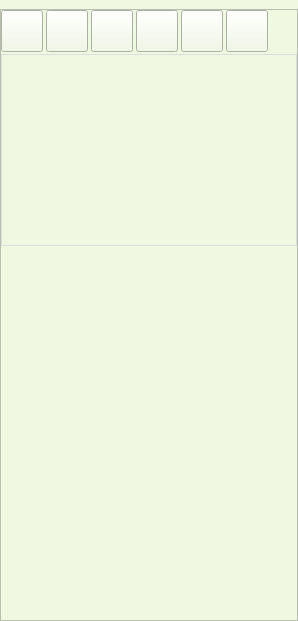
<?xml version="1.0" encoding="UTF-8"?>
<ui version="4.0">
 <class>frmProItemTabClass</class>
 <widget class="QWidget" name="frmProItemTabClass">
  <property name="geometry">
   <rect>
    <x>0</x>
    <y>0</y>
    <width>298</width>
    <height>621</height>
   </rect>
  </property>
  <property name="windowTitle">
   <string>流程图</string>
  </property>
  <property name="styleSheet">
   <string notr="true">background-color: rgb(240, 248, 226);</string>
  </property>
  <layout class="QGridLayout" name="gridLayout_2">
   <property name="leftMargin">
    <number>0</number>
   </property>
   <property name="topMargin">
    <number>9</number>
   </property>
   <property name="rightMargin">
    <number>0</number>
   </property>
   <property name="bottomMargin">
    <number>0</number>
   </property>
   <property name="spacing">
    <number>0</number>
   </property>
   <item row="0" column="0">
    <widget class="QFrame" name="FlowFrame">
     <property name="sizePolicy">
      <sizepolicy hsizetype="Expanding" vsizetype="Expanding">
       <horstretch>0</horstretch>
       <verstretch>0</verstretch>
      </sizepolicy>
     </property>
     <property name="styleSheet">
      <string notr="true">background-color: rgb(240, 248, 226);</string>
     </property>
     <property name="frameShape">
      <enum>QFrame::StyledPanel</enum>
     </property>
     <property name="frameShadow">
      <enum>QFrame::Raised</enum>
     </property>
     <property name="lineWidth">
      <number>0</number>
     </property>
     <layout class="QGridLayout" name="gridLayout">
      <property name="leftMargin">
       <number>0</number>
      </property>
      <property name="topMargin">
       <number>0</number>
      </property>
      <property name="rightMargin">
       <number>0</number>
      </property>
      <property name="bottomMargin">
       <number>0</number>
      </property>
      <property name="horizontalSpacing">
       <number>0</number>
      </property>
      <property name="verticalSpacing">
       <number>2</number>
      </property>
      <item row="0" column="0">
       <layout class="QHBoxLayout" name="horizontalLayout">
        <property name="spacing">
         <number>3</number>
        </property>
        <item>
         <widget class="QPushButton" name="btnAddProFlow">
          <property name="enabled">
           <bool>true</bool>
          </property>
          <property name="sizePolicy">
           <sizepolicy hsizetype="Fixed" vsizetype="Fixed">
            <horstretch>0</horstretch>
            <verstretch>0</verstretch>
           </sizepolicy>
          </property>
          <property name="minimumSize">
           <size>
            <width>42</width>
            <height>42</height>
           </size>
          </property>
          <property name="maximumSize">
           <size>
            <width>42</width>
            <height>42</height>
           </size>
          </property>
          <property name="toolTip">
           <string>添加流程</string>
          </property>
          <property name="styleSheet">
           <string notr="true"/>
          </property>
          <property name="text">
           <string/>
          </property>
          <property name="icon">
           <iconset resource="res.qrc">
            <normaloff>:/Bitmaps/process.png</normaloff>:/Bitmaps/process.png</iconset>
          </property>
          <property name="iconSize">
           <size>
            <width>42</width>
            <height>42</height>
           </size>
          </property>
          <property name="flat">
           <bool>false</bool>
          </property>
         </widget>
        </item>
        <item>
         <widget class="QPushButton" name="btnDelProFlow">
          <property name="enabled">
           <bool>true</bool>
          </property>
          <property name="sizePolicy">
           <sizepolicy hsizetype="Fixed" vsizetype="Fixed">
            <horstretch>0</horstretch>
            <verstretch>0</verstretch>
           </sizepolicy>
          </property>
          <property name="minimumSize">
           <size>
            <width>42</width>
            <height>42</height>
           </size>
          </property>
          <property name="maximumSize">
           <size>
            <width>42</width>
            <height>42</height>
           </size>
          </property>
          <property name="toolTip">
           <string>删除流程</string>
          </property>
          <property name="styleSheet">
           <string notr="true"/>
          </property>
          <property name="text">
           <string/>
          </property>
          <property name="icon">
           <iconset resource="res.qrc">
            <normaloff>:/Bitmaps/process_2.png</normaloff>:/Bitmaps/process_2.png</iconset>
          </property>
          <property name="iconSize">
           <size>
            <width>42</width>
            <height>42</height>
           </size>
          </property>
          <property name="flat">
           <bool>false</bool>
          </property>
         </widget>
        </item>
        <item>
         <widget class="QPushButton" name="btnSetProFlow">
          <property name="enabled">
           <bool>true</bool>
          </property>
          <property name="sizePolicy">
           <sizepolicy hsizetype="Fixed" vsizetype="Fixed">
            <horstretch>0</horstretch>
            <verstretch>0</verstretch>
           </sizepolicy>
          </property>
          <property name="minimumSize">
           <size>
            <width>42</width>
            <height>42</height>
           </size>
          </property>
          <property name="maximumSize">
           <size>
            <width>42</width>
            <height>42</height>
           </size>
          </property>
          <property name="toolTip">
           <string>流程设置</string>
          </property>
          <property name="styleSheet">
           <string notr="true"/>
          </property>
          <property name="text">
           <string/>
          </property>
          <property name="icon">
           <iconset resource="res.qrc">
            <normaloff>:/Bitmaps/process_3.png</normaloff>:/Bitmaps/process_3.png</iconset>
          </property>
          <property name="iconSize">
           <size>
            <width>42</width>
            <height>42</height>
           </size>
          </property>
          <property name="flat">
           <bool>false</bool>
          </property>
         </widget>
        </item>
        <item>
         <widget class="QPushButton" name="btnRunOnce">
          <property name="sizePolicy">
           <sizepolicy hsizetype="Fixed" vsizetype="Fixed">
            <horstretch>0</horstretch>
            <verstretch>0</verstretch>
           </sizepolicy>
          </property>
          <property name="minimumSize">
           <size>
            <width>42</width>
            <height>42</height>
           </size>
          </property>
          <property name="maximumSize">
           <size>
            <width>42</width>
            <height>42</height>
           </size>
          </property>
          <property name="toolTip">
           <string>Once</string>
          </property>
          <property name="styleSheet">
           <string notr="true"/>
          </property>
          <property name="text">
           <string/>
          </property>
          <property name="icon">
           <iconset resource="res.qrc">
            <normaloff>:/Bitmaps/run_2.png</normaloff>:/Bitmaps/run_2.png</iconset>
          </property>
          <property name="iconSize">
           <size>
            <width>32</width>
            <height>32</height>
           </size>
          </property>
          <property name="flat">
           <bool>false</bool>
          </property>
         </widget>
        </item>
        <item>
         <widget class="QPushButton" name="btnRunCycle">
          <property name="sizePolicy">
           <sizepolicy hsizetype="Fixed" vsizetype="Fixed">
            <horstretch>0</horstretch>
            <verstretch>0</verstretch>
           </sizepolicy>
          </property>
          <property name="minimumSize">
           <size>
            <width>42</width>
            <height>42</height>
           </size>
          </property>
          <property name="maximumSize">
           <size>
            <width>42</width>
            <height>42</height>
           </size>
          </property>
          <property name="toolTip">
           <string>Cycle</string>
          </property>
          <property name="styleSheet">
           <string notr="true"/>
          </property>
          <property name="text">
           <string/>
          </property>
          <property name="icon">
           <iconset resource="res.qrc">
            <normaloff>:/Bitmaps/cycle.png</normaloff>:/Bitmaps/cycle.png</iconset>
          </property>
          <property name="iconSize">
           <size>
            <width>32</width>
            <height>32</height>
           </size>
          </property>
          <property name="flat">
           <bool>false</bool>
          </property>
         </widget>
        </item>
        <item>
         <widget class="QPushButton" name="btnStop">
          <property name="sizePolicy">
           <sizepolicy hsizetype="Fixed" vsizetype="Fixed">
            <horstretch>0</horstretch>
            <verstretch>0</verstretch>
           </sizepolicy>
          </property>
          <property name="minimumSize">
           <size>
            <width>42</width>
            <height>42</height>
           </size>
          </property>
          <property name="maximumSize">
           <size>
            <width>42</width>
            <height>42</height>
           </size>
          </property>
          <property name="toolTip">
           <string>Stop</string>
          </property>
          <property name="styleSheet">
           <string notr="true"/>
          </property>
          <property name="text">
           <string/>
          </property>
          <property name="icon">
           <iconset resource="res.qrc">
            <normaloff>:/Bitmaps/Stop.png</normaloff>:/Bitmaps/Stop.png</iconset>
          </property>
          <property name="iconSize">
           <size>
            <width>32</width>
            <height>32</height>
           </size>
          </property>
          <property name="flat">
           <bool>false</bool>
          </property>
         </widget>
        </item>
        <item>
         <spacer name="horizontalSpacer">
          <property name="orientation">
           <enum>Qt::Horizontal</enum>
          </property>
          <property name="sizeHint" stdset="0">
           <size>
            <width>13</width>
            <height>28</height>
           </size>
          </property>
         </spacer>
        </item>
       </layout>
      </item>
      <item row="1" column="0">
       <layout class="QVBoxLayout" name="verticalLayout_2">
        <property name="spacing">
         <number>0</number>
        </property>
        <item>
         <widget class="QTreeWidget" name="ProItemTreeWidget">
          <property name="sizePolicy">
           <sizepolicy hsizetype="Expanding" vsizetype="Fixed">
            <horstretch>0</horstretch>
            <verstretch>0</verstretch>
           </sizepolicy>
          </property>
          <property name="styleSheet">
           <string notr="true">border:1px solid rgb(220, 220, 220);
background-color: rgb(240, 248, 226);</string>
          </property>
          <property name="frameShape">
           <enum>QFrame::StyledPanel</enum>
          </property>
          <property name="frameShadow">
           <enum>QFrame::Sunken</enum>
          </property>
          <property name="columnCount">
           <number>1</number>
          </property>
          <attribute name="headerVisible">
           <bool>false</bool>
          </attribute>
          <column>
           <property name="text">
            <string notr="true">1</string>
           </property>
          </column>
         </widget>
        </item>
        <item>
         <widget class="QDockWidget" name="dockTabWidget">
          <property name="sizePolicy">
           <sizepolicy hsizetype="Expanding" vsizetype="Expanding">
            <horstretch>0</horstretch>
            <verstretch>0</verstretch>
           </sizepolicy>
          </property>
          <property name="minimumSize">
           <size>
            <width>242</width>
            <height>56</height>
           </size>
          </property>
          <property name="layoutDirection">
           <enum>Qt::LeftToRight</enum>
          </property>
          <property name="autoFillBackground">
           <bool>false</bool>
          </property>
          <property name="styleSheet">
           <string notr="true">QDockWidget {
    background-color: rgba(155, 0, 127,50);       	
	color: rgb(0, 0, 215);
}</string>
          </property>
          <property name="features">
           <set>QDockWidget::DockWidgetMovable</set>
          </property>
          <property name="allowedAreas">
           <set>Qt::BottomDockWidgetArea|Qt::TopDockWidgetArea</set>
          </property>
          <property name="windowTitle">
           <string/>
          </property>
          <widget class="QWidget" name="dockWidgetContents_2">
           <property name="minimumSize">
            <size>
             <width>0</width>
             <height>30</height>
            </size>
           </property>
           <property name="layoutDirection">
            <enum>Qt::LeftToRight</enum>
           </property>
           <property name="styleSheet">
            <string notr="true"/>
           </property>
           <layout class="QGridLayout" name="gridLayout_3">
            <property name="leftMargin">
             <number>0</number>
            </property>
            <property name="topMargin">
             <number>0</number>
            </property>
            <property name="rightMargin">
             <number>0</number>
            </property>
            <property name="bottomMargin">
             <number>0</number>
            </property>
            <property name="spacing">
             <number>0</number>
            </property>
            <item row="0" column="0">
             <widget class="QTabWidget" name="ProItemTabWidget">
              <property name="enabled">
               <bool>true</bool>
              </property>
              <property name="sizePolicy">
               <sizepolicy hsizetype="Expanding" vsizetype="Expanding">
                <horstretch>0</horstretch>
                <verstretch>0</verstretch>
               </sizepolicy>
              </property>
              <property name="minimumSize">
               <size>
                <width>240</width>
                <height>0</height>
               </size>
              </property>
              <property name="autoFillBackground">
               <bool>false</bool>
              </property>
              <property name="styleSheet">
               <string notr="true"/>
              </property>
              <property name="tabShape">
               <enum>QTabWidget::Rounded</enum>
              </property>
              <property name="documentMode">
               <bool>true</bool>
              </property>
             </widget>
            </item>
           </layout>
          </widget>
         </widget>
        </item>
       </layout>
      </item>
     </layout>
    </widget>
   </item>
  </layout>
 </widget>
 <layoutdefault spacing="6" margin="11"/>
 <resources>
  <include location="res.qrc"/>
 </resources>
 <connections/>
</ui>
